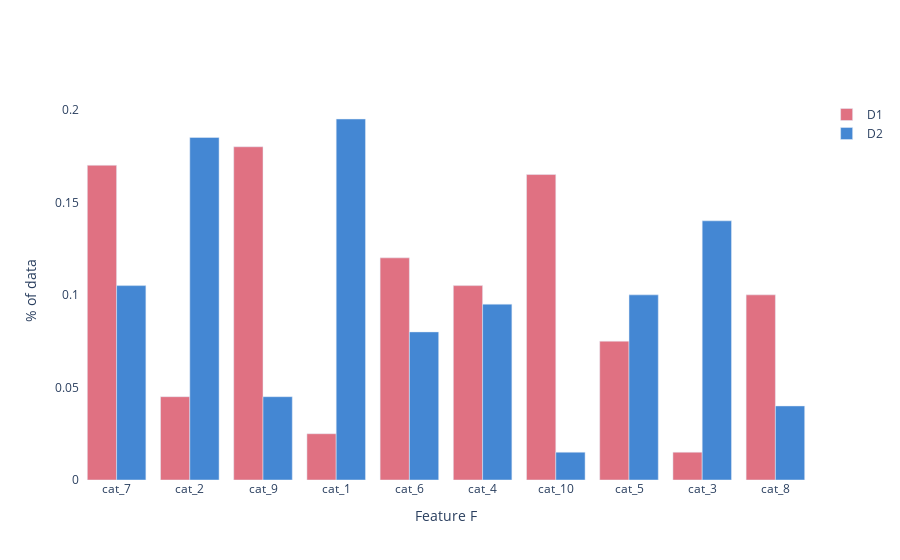

Notebook code for this chart:
### Code cell
n_categs = 10
samples = 200
categs = [f'cat_{i}' for i in range(1, n_categs+1)]

p0 = np.random.dirichlet(alpha=10000*np.arange(1, n_categs+1))
p1 = np.random.dirichlet(alpha=10000*np.arange(1, n_categs+1)[::-1])


f0 = np.random.choice(categs, p=p0, size=samples)
f1 = np.random.choice(categs, p=p1, size=samples)

data_dict = {
    'D1': f0,
    'D2': f1,
}

fig = plot_discrete_histgram(data_dict, xaxis_title='Feature F', yaxis_title='% of data')
calc_total_variation(data_dict, normalize=False)

### Figure 1 — Plotly figure (JSON) as saved in the notebook; plotly's stock layout.template omitted (floating-point values rounded to 4 significant figures)
{"data": [{"marker": {"color": "#E07182"}, "name": "D1", "type": "bar", "x": ["cat_7", "cat_2", "cat_9", "cat_1", "cat_6", "cat_4", "cat_10", "cat_5", "cat_3", "cat_8"], "y": [0.17, 0.045, 0.18, 0.025, 0.12, 0.105, 0.165, 0.075, 0.015, 0.1]}, {"marker": {"color": "#4487D3"}, "name": "D2", "type": "bar", "x": ["cat_7", "cat_2", "cat_9", "cat_1", "cat_6", "cat_4", "cat_10", "cat_5", "cat_3", "cat_8"], "y": [0.105, 0.185, 0.045, 0.195, 0.08, 0.095, 0.015, 0.1, 0.14, 0.04]}], "layout": {"barmode": "group", "hoverlabel": {"align": "right"}, "hovermode": "x", "paper_bgcolor": "white", "plot_bgcolor": "white", "title": {}, "xaxis": {"showgrid": false, "title": {"text": "Feature F"}}, "yaxis": {"showgrid": false, "title": {"text": "% of data"}}}}
